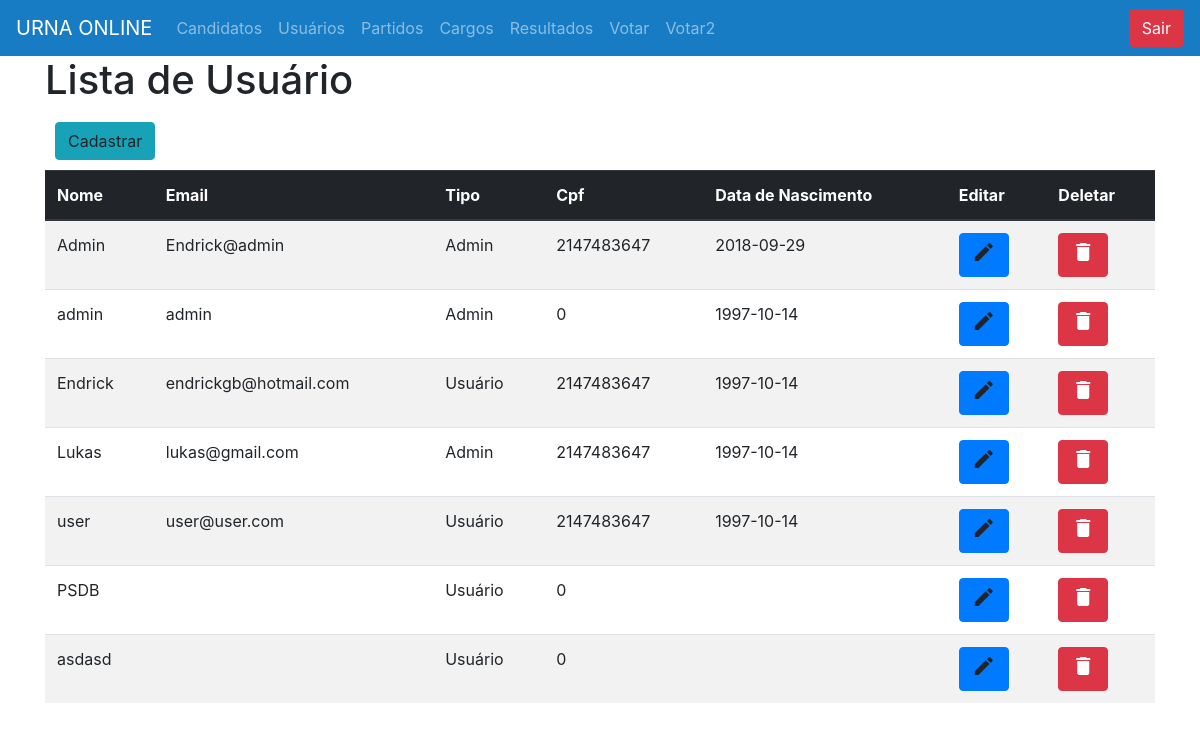
Page /adm.php?link=2 (signed in) on the committed database.
### tables this page shows
CREATE TABLE `usuarios` (
  `id` int(11) NOT NULL,
  `nome` varchar(220) NOT NULL,
  `admin` int(11) NOT NULL,
  `email` varchar(255) NOT NULL,
  `senha` varchar(32) NOT NULL,
  `dt_nascimento` varchar(255) NOT NULL,
  `cpf` int(25) NOT NULL,
  `created` datetime NOT NULL DEFAULT CURRENT_TIMESTAMP,
  `voto_governador` int(11) DEFAULT '0',
  `voto_presidente` int(11) DEFAULT '0',
  `voto_senador` int(11) DEFAULT '0',
  `voto_deputado` int(11) DEFAULT '0'
);

### listar_usuarios.php (the view, shortened to what this page needs)
<?php
require('conexao.php');
  ?>
<?php
$sql = "SELECT * FROM usuarios";
$sql = $pdo->query($sql);
if($sql->rowCount() > 0){
    echo "
        <div class=\"container theme-showcase\" role=\"main\">
             <div class=\"page-header\">
                 <h1>Lista de Usuário</h1>
            </div>
                <div class=\"pull-right\" style=\"padding: 10px;\">
                <a class=\"btn btn-info\" title=\"Cadastrar\" data-toggle=\"modal\" data-target=\"#cadastrar\">Cadastrar</a>
                </div>
            <div class=\"row\">
            <div class=\"col-md-12\">
            <table class=\"table table-striped table-hover\">
            <thead class=\"thead-dark\">
            <tr>
            <th scope=\"col\">Nome</th>
            <th scope=\"col\">Email</th>
            <th scope=\"col\">Tipo</th>
            <th scope=\"col\">Cpf</th>
            <th scope=\"col\">Data de Nascimento</th>
            <th scope=\"col\">Editar</th>
            <th scope=\"col\">Deletar</th>
            </tr>
            </thead>
            <tbody>
            ";
            foreach($sql->fetchAll() as $usuario){
                echo "
                <tr>
                <td>".$usuario["nome"]."</td>
                <td>".$usuario["email"]."</td>
                <td>".$rule = ($usuario["admin"] == 0 ? 'Usuário' : 'Admin')."</td>
                <td>".$usuario["cpf"]."</td>
                <td>".$usuario["dt_nascimento"]."</td>
                <td> <a class=\"btn btn-primary\" role=\"button\" title=\"Editar\" data-toggle=\"modal\" data-target=\"#modalEditar\" data-target=\"#modalEditar\" data-whateverid=\"".$usuario["id"]."\" data-whatever=\"".$usuario["nome"]."\" data-whateveremail=\"".$usuario["email"]."\" data-whateversenha=\"".$usuario["senha"]."\" data-whatevercpf=\"".$usuario["cpf"]."\" data-whateveradmin=\"".$usuario["admin"]."\" data-whateverdata=\"".$usuario["dt_nascimento"]."\"><i class=\"material-icons\">create</i></a> </td>
                <td> <a class=\"btn btn-danger\" title=\"Deletar\" href=\"processa/proc_del_usuarios.php?id=".$usuario["id"]."\"  data-target=\"#deleta2\"><i class=\"material-icons\">delete</i></a>        </td>
                </tr>
                ";
            }
            echo "
            </tbody>
            </table>
            </div>
            </div>
            </div>
            ";
        }else{
            echo "Sem Usuários";
    }
?>

### rows in the picture
usuarios: nome "Admin", email "Endrick@admin", admin "Admin", cpf "2147483647", dt_nascimento "2018-09-29"
usuarios: nome "admin", email "admin", admin "Admin", cpf "0", dt_nascimento "1997-10-14"
usuarios: nome "Endrick", email "endrickgb@hotmail.com", admin "Usuário", cpf "2147483647", dt_nascimento "1997-10-14"
usuarios: nome "Lukas", email "lukas@gmail.com", admin "Admin", cpf "2147483647", dt_nascimento "1997-10-14"
usuarios: nome "user", email "user@user.com", admin "Usuário", cpf "2147483647", dt_nascimento "1997-10-14"
usuarios: nome "PSDB", admin "Usuário", cpf "0"
usuarios: nome "asdasd", admin "Usuário", cpf "0"
